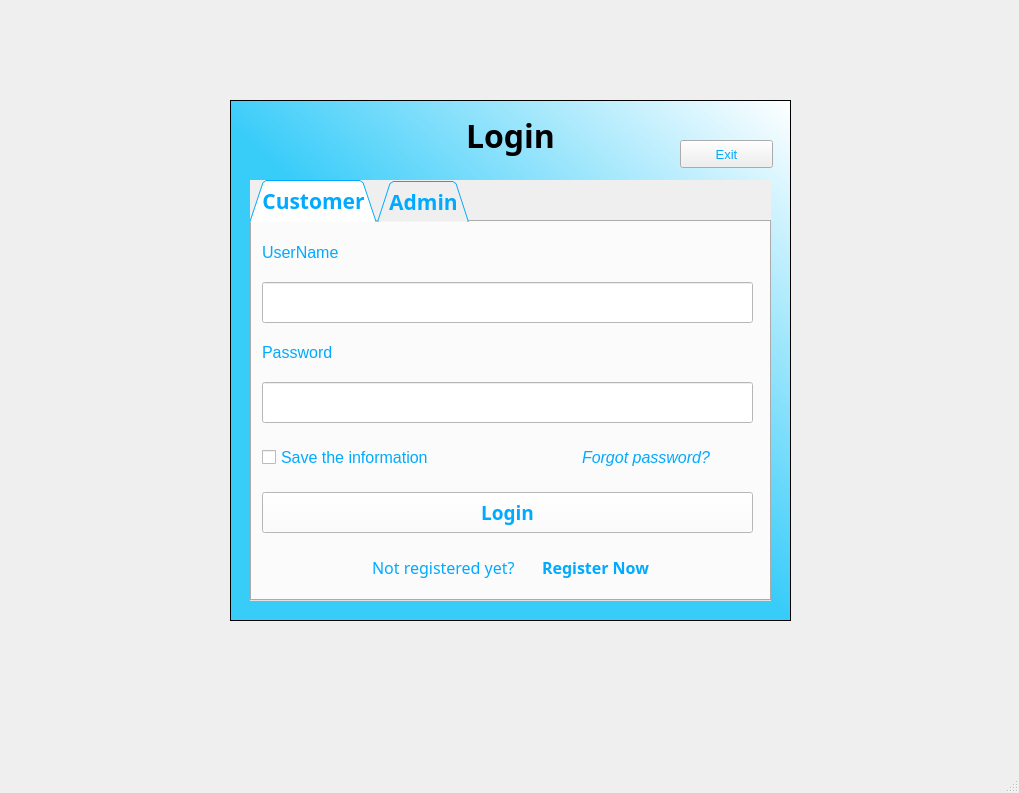
<?xml version="1.0" encoding="UTF-8"?>
<ui version="4.0">
 <class>MainWindow</class>
 <widget class="QMainWindow" name="MainWindow">
  <property name="geometry">
   <rect>
    <x>0</x>
    <y>0</y>
    <width>1019</width>
    <height>793</height>
   </rect>
  </property>
  <property name="windowTitle">
   <string>MainWindow</string>
  </property>
  <widget class="QWidget" name="centralwidget">
   <widget class="QTableWidget" name="tableWidget">
    <property name="geometry">
     <rect>
      <x>230</x>
      <y>100</y>
      <width>561</width>
      <height>521</height>
     </rect>
    </property>
    <property name="styleSheet">
     <string notr="true">background-color: qlineargradient(spread:pad, x1:0.502488, y1:0.528, x2:1, y2:0, stop:0 rgba(56, 204, 249, 255), stop:1 rgba(255, 255, 255, 255));

</string>
    </property>
   </widget>
   <widget class="QTabWidget" name="tabWidget">
    <property name="geometry">
     <rect>
      <x>250</x>
      <y>180</y>
      <width>521</width>
      <height>421</height>
     </rect>
    </property>
    <property name="maximumSize">
     <size>
      <width>16777215</width>
      <height>421</height>
     </size>
    </property>
    <property name="font">
     <font>
      <family>Segoe UI Semilight</family>
      <pointsize>16</pointsize>
      <weight>75</weight>
      <bold>true</bold>
      <stylestrategy>PreferDefault</stylestrategy>
     </font>
    </property>
    <property name="focusPolicy">
     <enum>Qt::StrongFocus</enum>
    </property>
    <property name="contextMenuPolicy">
     <enum>Qt::DefaultContextMenu</enum>
    </property>
    <property name="toolTipDuration">
     <number>-1</number>
    </property>
    <property name="accessibleDescription">
     <string/>
    </property>
    <property name="layoutDirection">
     <enum>Qt::LeftToRight</enum>
    </property>
    <property name="autoFillBackground">
     <bool>true</bool>
    </property>
    <property name="styleSheet">
     <string notr="true">color: rgb(0, 170, 255);
</string>
    </property>
    <property name="inputMethodHints">
     <set>Qt::ImhNone</set>
    </property>
    <property name="tabPosition">
     <enum>QTabWidget::North</enum>
    </property>
    <property name="tabShape">
     <enum>QTabWidget::Triangular</enum>
    </property>
    <property name="currentIndex">
     <number>0</number>
    </property>
    <property name="iconSize">
     <size>
      <width>30</width>
      <height>30</height>
     </size>
    </property>
    <property name="elideMode">
     <enum>Qt::ElideLeft</enum>
    </property>
    <widget class="QWidget" name="tabCustomer">
     <attribute name="icon">
      <iconset>
       <normaloff>images/ic_customer.png</normaloff>images/ic_customer.png</iconset>
     </attribute>
     <attribute name="title">
      <string>Customer</string>
     </attribute>
     <widget class="QLabel" name="label_2">
      <property name="geometry">
       <rect>
        <x>10</x>
        <y>10</y>
        <width>141</width>
        <height>41</height>
       </rect>
      </property>
      <property name="font">
       <font>
        <pointsize>12</pointsize>
       </font>
      </property>
      <property name="text">
       <string>UserName</string>
      </property>
     </widget>
     <widget class="QLineEdit" name="lineEditUserNameCus">
      <property name="geometry">
       <rect>
        <x>10</x>
        <y>60</y>
        <width>491</width>
        <height>41</height>
       </rect>
      </property>
      <property name="styleSheet">
       <string notr="true">color: rgb(0, 0, 0);
background-color: rgb(255, 255, 255);</string>
      </property>
     </widget>
     <widget class="QLabel" name="label_3">
      <property name="geometry">
       <rect>
        <x>10</x>
        <y>110</y>
        <width>121</width>
        <height>41</height>
       </rect>
      </property>
      <property name="font">
       <font>
        <pointsize>12</pointsize>
       </font>
      </property>
      <property name="text">
       <string>Password</string>
      </property>
     </widget>
     <widget class="QLineEdit" name="lineEditPasswordCus">
      <property name="geometry">
       <rect>
        <x>10</x>
        <y>160</y>
        <width>491</width>
        <height>41</height>
       </rect>
      </property>
      <property name="styleSheet">
       <string notr="true">background-color: rgb(255, 255, 255);
</string>
      </property>
      <property name="echoMode">
       <enum>QLineEdit::Password</enum>
      </property>
     </widget>
     <widget class="QCheckBox" name="checkBoxSaveCus">
      <property name="geometry">
       <rect>
        <x>10</x>
        <y>220</y>
        <width>221</width>
        <height>31</height>
       </rect>
      </property>
      <property name="font">
       <font>
        <pointsize>12</pointsize>
       </font>
      </property>
      <property name="styleSheet">
       <string notr="true"/>
      </property>
      <property name="text">
       <string>Save the information</string>
      </property>
     </widget>
     <widget class="QLabel" name="labelForgotCus">
      <property name="geometry">
       <rect>
        <x>330</x>
        <y>220</y>
        <width>161</width>
        <height>31</height>
       </rect>
      </property>
      <property name="font">
       <font>
        <pointsize>12</pointsize>
        <italic>true</italic>
       </font>
      </property>
      <property name="focusPolicy">
       <enum>Qt::StrongFocus</enum>
      </property>
      <property name="layoutDirection">
       <enum>Qt::RightToLeft</enum>
      </property>
      <property name="text">
       <string>Forgot password?</string>
      </property>
      <property name="textFormat">
       <enum>Qt::PlainText</enum>
      </property>
     </widget>
     <widget class="QPushButton" name="pushButtonSigninCus">
      <property name="geometry">
       <rect>
        <x>10</x>
        <y>270</y>
        <width>491</width>
        <height>41</height>
       </rect>
      </property>
      <property name="baseSize">
       <size>
        <width>0</width>
        <height>0</height>
       </size>
      </property>
      <property name="font">
       <font>
        <family>Segoe UI Semilight</family>
        <pointsize>14</pointsize>
        <weight>75</weight>
        <italic>false</italic>
        <bold>true</bold>
       </font>
      </property>
      <property name="styleSheet">
       <string notr="true">background-color: rgb(255, 255, 255);</string>
      </property>
      <property name="text">
       <string>Login</string>
      </property>
      <property name="icon">
       <iconset>
        <normaloff>images/ic_signin.png</normaloff>images/ic_signin.png</iconset>
      </property>
      <property name="iconSize">
       <size>
        <width>40</width>
        <height>40</height>
       </size>
      </property>
     </widget>
     <widget class="QLabel" name="labelLogin">
      <property name="geometry">
       <rect>
        <x>290</x>
        <y>320</y>
        <width>151</width>
        <height>51</height>
       </rect>
      </property>
      <property name="sizeIncrement">
       <size>
        <width>0</width>
        <height>0</height>
       </size>
      </property>
      <property name="font">
       <font>
        <family>Segoe UI Semilight</family>
        <pointsize>12</pointsize>
        <weight>75</weight>
        <bold>true</bold>
       </font>
      </property>
      <property name="focusPolicy">
       <enum>Qt::StrongFocus</enum>
      </property>
      <property name="text">
       <string>Register Now</string>
      </property>
     </widget>
     <widget class="QLabel" name="label_6">
      <property name="geometry">
       <rect>
        <x>120</x>
        <y>320</y>
        <width>191</width>
        <height>51</height>
       </rect>
      </property>
      <property name="font">
       <font>
        <family>Segoe UI Semilight</family>
        <pointsize>12</pointsize>
        <weight>50</weight>
        <bold>false</bold>
       </font>
      </property>
      <property name="text">
       <string>Not registered yet?</string>
      </property>
     </widget>
    </widget>
    <widget class="QWidget" name="tabAdmin">
     <attribute name="icon">
      <iconset>
       <normaloff>images/ic_admin.png</normaloff>images/ic_admin.png</iconset>
     </attribute>
     <attribute name="title">
      <string>Admin</string>
     </attribute>
     <widget class="QLabel" name="label_12">
      <property name="geometry">
       <rect>
        <x>10</x>
        <y>20</y>
        <width>141</width>
        <height>41</height>
       </rect>
      </property>
      <property name="font">
       <font>
        <pointsize>12</pointsize>
       </font>
      </property>
      <property name="text">
       <string>UserName</string>
      </property>
     </widget>
     <widget class="QLineEdit" name="lineEditUserNameAd">
      <property name="geometry">
       <rect>
        <x>10</x>
        <y>70</y>
        <width>491</width>
        <height>41</height>
       </rect>
      </property>
      <property name="styleSheet">
       <string notr="true">color: rgb(0, 0, 0);</string>
      </property>
     </widget>
     <widget class="QLabel" name="label_19">
      <property name="geometry">
       <rect>
        <x>10</x>
        <y>130</y>
        <width>121</width>
        <height>41</height>
       </rect>
      </property>
      <property name="font">
       <font>
        <pointsize>12</pointsize>
       </font>
      </property>
      <property name="text">
       <string>Password</string>
      </property>
     </widget>
     <widget class="QLineEdit" name="lineEditPasswordAd">
      <property name="geometry">
       <rect>
        <x>10</x>
        <y>180</y>
        <width>491</width>
        <height>41</height>
       </rect>
      </property>
      <property name="focusPolicy">
       <enum>Qt::StrongFocus</enum>
      </property>
      <property name="echoMode">
       <enum>QLineEdit::Password</enum>
      </property>
     </widget>
     <widget class="QCheckBox" name="checkBoxSaveAd">
      <property name="geometry">
       <rect>
        <x>10</x>
        <y>240</y>
        <width>221</width>
        <height>31</height>
       </rect>
      </property>
      <property name="font">
       <font>
        <pointsize>12</pointsize>
       </font>
      </property>
      <property name="focusPolicy">
       <enum>Qt::ClickFocus</enum>
      </property>
      <property name="text">
       <string>Save the information</string>
      </property>
     </widget>
     <widget class="QPushButton" name="pushButtonSigninAd">
      <property name="geometry">
       <rect>
        <x>10</x>
        <y>300</y>
        <width>491</width>
        <height>41</height>
       </rect>
      </property>
      <property name="baseSize">
       <size>
        <width>0</width>
        <height>0</height>
       </size>
      </property>
      <property name="font">
       <font>
        <family>Segoe UI Semilight</family>
        <pointsize>14</pointsize>
        <weight>75</weight>
        <italic>false</italic>
        <bold>true</bold>
       </font>
      </property>
      <property name="styleSheet">
       <string notr="true">background-color: rgb(255, 255, 255);</string>
      </property>
      <property name="text">
       <string>Login</string>
      </property>
      <property name="icon">
       <iconset>
        <normaloff>images/ic_signin.png</normaloff>images/ic_signin.png</iconset>
      </property>
      <property name="iconSize">
       <size>
        <width>40</width>
        <height>40</height>
       </size>
      </property>
     </widget>
     <widget class="QLabel" name="labelForgotAd">
      <property name="geometry">
       <rect>
        <x>330</x>
        <y>240</y>
        <width>161</width>
        <height>31</height>
       </rect>
      </property>
      <property name="font">
       <font>
        <pointsize>12</pointsize>
        <italic>true</italic>
       </font>
      </property>
      <property name="focusPolicy">
       <enum>Qt::StrongFocus</enum>
      </property>
      <property name="layoutDirection">
       <enum>Qt::RightToLeft</enum>
      </property>
      <property name="text">
       <string>Forgot password?</string>
      </property>
     </widget>
    </widget>
   </widget>
   <widget class="QLabel" name="label">
    <property name="geometry">
     <rect>
      <x>390</x>
      <y>110</y>
      <width>241</width>
      <height>51</height>
     </rect>
    </property>
    <property name="font">
     <font>
      <family>Script MT Bold</family>
      <pointsize>24</pointsize>
      <weight>75</weight>
      <bold>true</bold>
     </font>
    </property>
    <property name="text">
     <string>&lt;html&gt;&lt;head/&gt;&lt;body&gt;&lt;p align=&quot;center&quot;&gt;Login&lt;/p&gt;&lt;/body&gt;&lt;/html&gt;</string>
    </property>
   </widget>
   <widget class="QPushButton" name="pushButtonExit">
    <property name="geometry">
     <rect>
      <x>680</x>
      <y>140</y>
      <width>93</width>
      <height>28</height>
     </rect>
    </property>
    <property name="font">
     <font>
      <pointsize>10</pointsize>
     </font>
    </property>
    <property name="styleSheet">
     <string notr="true">color: rgb(0, 170, 255);</string>
    </property>
    <property name="text">
     <string>Exit</string>
    </property>
    <property name="icon">
     <iconset>
      <normaloff>images/ic_exit.png</normaloff>images/ic_exit.png</iconset>
    </property>
   </widget>
  </widget>
  <widget class="QMenuBar" name="menubar">
   <property name="geometry">
    <rect>
     <x>0</x>
     <y>0</y>
     <width>1019</width>
     <height>26</height>
    </rect>
   </property>
  </widget>
  <widget class="QStatusBar" name="statusbar"/>
 </widget>
 <resources/>
 <connections/>
</ui>
